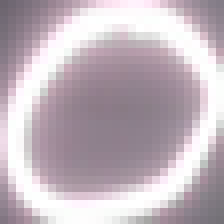
#> input picture images/training/000.bmp, 28 x 28 px (shown 8 times larger); its folder holds 4 pictures in this run
$ python processImages.py
#> lines starting #> are read from the running program, lines starting #| are printed output that depends on the picture
import os
import cv2

# Chemin du dossier contenant les images d'entrée et de sortie
input_folder = "./../images/training"
output_folder = "./../images/trainingAugmented"

# Création du dossier de sortie s'il n'existe pas
if not os.path.exists(output_folder):
    os.makedirs(output_folder)

# Liste de fichiers dans le dossier d'entrée
files = os.listdir(input_folder)

i = 310

# Boucle à travers tous les fichiers dans le dossier
for file in files:
    # Chemin complet du fichier d'entrée
    input_path = os.path.join(input_folder, file)

    # Lecture de l'image
    image = cv2.imread(input_path)
#> image is the input picture: shape (28, 28, 3); mean B, G, R 188.5, 180.1, 192.7

    # Récupération des dimensions de l'image
    height, width = image.shape[:2]
#> height = 28; width = 28

    # Création de la matrice de rotation
    rotation_matrix = cv2.getRotationMatrix2D((width / 2, height / 2), 15, 1)

    # Rotation de l'image
    rotated_image = cv2.warpAffine(image, rotation_matrix, (width, height))
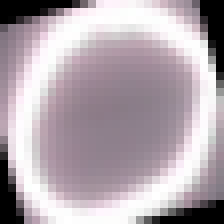
#> rotated_image: shape (28, 28, 3) (shown 8 times larger); mean B, G, R 172.7, 165.3, 176.6

    # Ajout de "d10" à la fin du nom de fichier avant l'extension
    filename, extension = os.path.splitext(file)
    output_filename = filename[0] + "___" + str(i) + extension
    i += 1

    # Chemin complet du fichier de sortie
    output_path = os.path.join(output_folder, output_filename)

    # Enregistrement de l'image tournée
    cv2.imwrite(output_path, rotated_image)
#> pass 2 of the loop `for file in files:`:
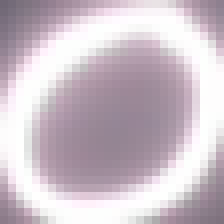
#> input picture images/training/011.bmp, 28 x 28 px (shown 8 times larger)
#> image is the input picture: shape (28, 28, 3); mean B, G, R 200, 190.9, 203.2
#> `rotated_image = cv2.warpAffine(image, rotation_matrix, (width, height))`:
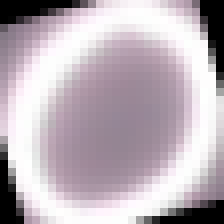
#> rotated_image: shape (28, 28, 3) (shown 8 times larger); mean B, G, R 183.1, 175.1, 186
#> pass 3 of the loop `for file in files:`:
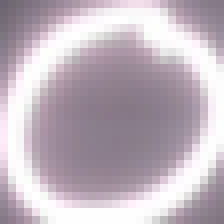
#> input picture images/training/022.bmp, 28 x 28 px (shown 8 times larger)
#> image is the input picture: shape (28, 28, 3); mean B, G, R 189.8, 179.5, 191.6
#> `rotated_image = cv2.warpAffine(image, rotation_matrix, (width, height))`:
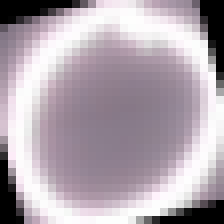
#> rotated_image: shape (28, 28, 3) (shown 8 times larger); mean B, G, R 173.2, 164.2, 175
#> the loop made 4 passes; the first 3 are shown

print("Rotation des images terminée.")
